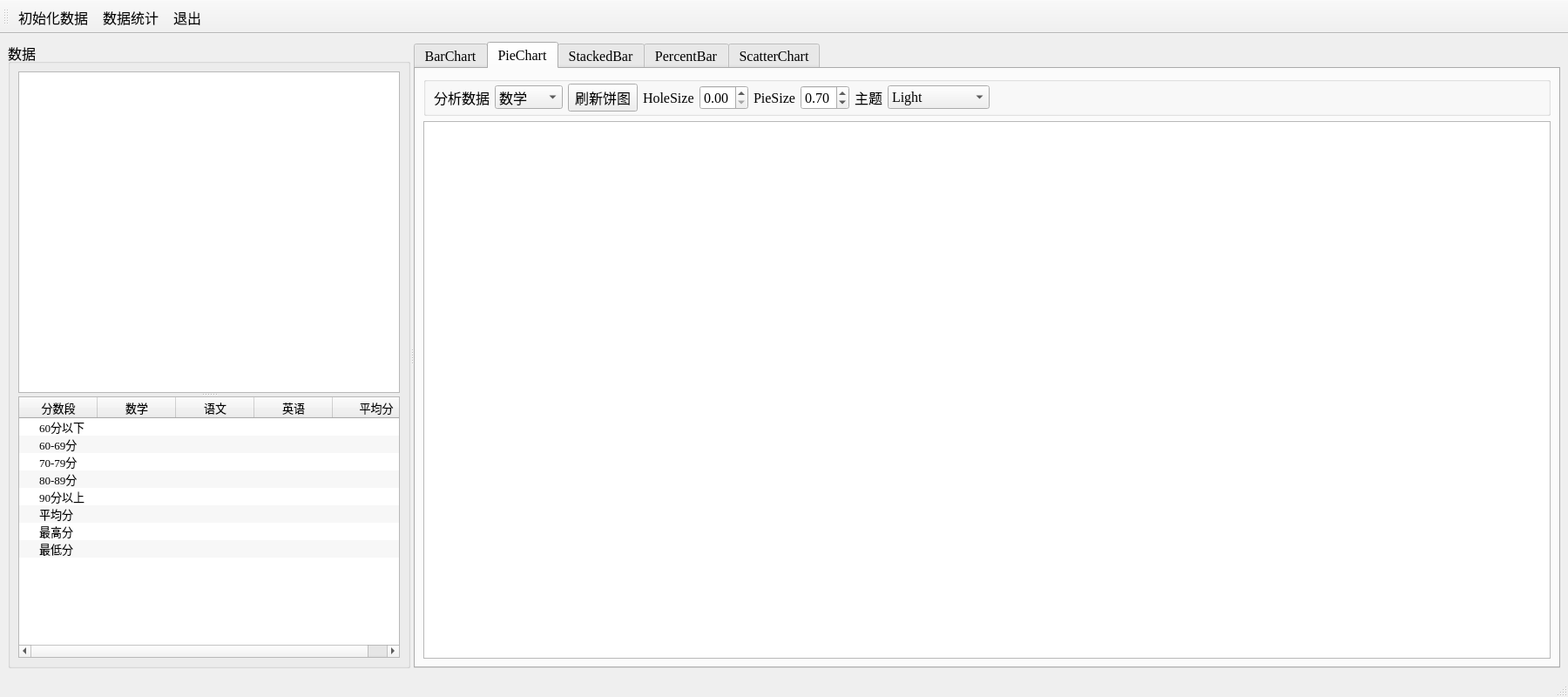
<?xml version="1.0" encoding="UTF-8"?>
<ui version="4.0">
 <class>TestQChartDrawAllCharts</class>
 <widget class="QMainWindow" name="TestQChartDrawAllCharts">
  <property name="geometry">
   <rect>
    <x>0</x>
    <y>0</y>
    <width>1800</width>
    <height>800</height>
   </rect>
  </property>
  <property name="font">
   <font>
    <family>Times New Roman</family>
    <pointsize>12</pointsize>
   </font>
  </property>
  <property name="windowTitle">
   <string>TestQChartDrawAllCharts</string>
  </property>
  <widget class="QWidget" name="centralwidget">
   <layout class="QGridLayout" name="gridLayout">
    <item row="0" column="0">
     <widget class="QSplitter" name="splitter">
      <property name="orientation">
       <enum>Qt::Horizontal</enum>
      </property>
      <widget class="QGroupBox" name="groupBox">
       <property name="title">
        <string>数据</string>
       </property>
       <layout class="QVBoxLayout" name="verticalLayout">
        <item>
         <widget class="QSplitter" name="splitter_2">
          <property name="orientation">
           <enum>Qt::Vertical</enum>
          </property>
          <widget class="QTableView" name="tableView">
           <property name="font">
            <font>
             <pointsize>10</pointsize>
            </font>
           </property>
           <attribute name="horizontalHeaderDefaultSectionSize">
            <number>80</number>
           </attribute>
          </widget>
          <widget class="QTreeWidget" name="treeWidget">
           <property name="maximumSize">
            <size>
             <width>16777215</width>
             <height>300</height>
            </size>
           </property>
           <property name="font">
            <font>
             <pointsize>10</pointsize>
            </font>
           </property>
           <property name="editTriggers">
            <set>QAbstractItemView::NoEditTriggers</set>
           </property>
           <property name="alternatingRowColors">
            <bool>true</bool>
           </property>
           <attribute name="headerMinimumSectionSize">
            <number>20</number>
           </attribute>
           <attribute name="headerDefaultSectionSize">
            <number>90</number>
           </attribute>
           <attribute name="headerShowSortIndicator" stdset="0">
            <bool>false</bool>
           </attribute>
           <column>
            <property name="text">
             <string>分数段</string>
            </property>
            <property name="textAlignment">
             <set>AlignCenter</set>
            </property>
           </column>
           <column>
            <property name="text">
             <string>数学</string>
            </property>
            <property name="textAlignment">
             <set>AlignCenter</set>
            </property>
           </column>
           <column>
            <property name="text">
             <string>语文</string>
            </property>
            <property name="textAlignment">
             <set>AlignCenter</set>
            </property>
           </column>
           <column>
            <property name="text">
             <string>英语</string>
            </property>
            <property name="textAlignment">
             <set>AlignCenter</set>
            </property>
           </column>
           <column>
            <property name="text">
             <string>平均分</string>
            </property>
            <property name="textAlignment">
             <set>AlignCenter</set>
            </property>
           </column>
           <item>
            <property name="text">
             <string>60分以下</string>
            </property>
            <property name="textAlignment">
             <set>AlignCenter</set>
            </property>
            <property name="text">
             <string/>
            </property>
            <property name="textAlignment">
             <set>AlignCenter</set>
            </property>
            <property name="text">
             <string/>
            </property>
           </item>
           <item>
            <property name="text">
             <string>60-69分</string>
            </property>
            <property name="textAlignment">
             <set>AlignCenter</set>
            </property>
            <property name="text">
             <string/>
            </property>
            <property name="textAlignment">
             <set>AlignCenter</set>
            </property>
            <property name="text">
             <string/>
            </property>
           </item>
           <item>
            <property name="text">
             <string>70-79分</string>
            </property>
            <property name="textAlignment">
             <set>AlignCenter</set>
            </property>
            <property name="text">
             <string/>
            </property>
            <property name="text">
             <string/>
            </property>
           </item>
           <item>
            <property name="text">
             <string>80-89分</string>
            </property>
            <property name="textAlignment">
             <set>AlignCenter</set>
            </property>
            <property name="text">
             <string/>
            </property>
            <property name="textAlignment">
             <set>AlignCenter</set>
            </property>
            <property name="text">
             <string/>
            </property>
           </item>
           <item>
            <property name="text">
             <string>90分以上</string>
            </property>
            <property name="textAlignment">
             <set>AlignCenter</set>
            </property>
            <property name="text">
             <string/>
            </property>
            <property name="text">
             <string/>
            </property>
           </item>
           <item>
            <property name="text">
             <string>平均分</string>
            </property>
            <property name="textAlignment">
             <set>AlignCenter</set>
            </property>
            <property name="text">
             <string/>
            </property>
            <property name="text">
             <string/>
            </property>
           </item>
           <item>
            <property name="text">
             <string>最高分</string>
            </property>
            <property name="textAlignment">
             <set>AlignCenter</set>
            </property>
            <property name="text">
             <string/>
            </property>
            <property name="text">
             <string/>
            </property>
           </item>
           <item>
            <property name="text">
             <string>最低分</string>
            </property>
            <property name="textAlignment">
             <set>AlignCenter</set>
            </property>
            <property name="text">
             <string/>
            </property>
            <property name="text">
             <string/>
            </property>
           </item>
          </widget>
         </widget>
        </item>
       </layout>
      </widget>
      <widget class="QTabWidget" name="tabWidget">
       <property name="currentIndex">
        <number>1</number>
       </property>
       <widget class="QWidget" name="tab">
        <attribute name="icon">
         <iconset>
          <normaloff>:/images/images/3.ico</normaloff>:/images/images/3.ico</iconset>
        </attribute>
        <attribute name="title">
         <string>BarChart</string>
        </attribute>
        <layout class="QVBoxLayout" name="verticalLayout_3">
         <item>
          <widget class="QGroupBox" name="groupBox_2">
           <property name="title">
            <string/>
           </property>
           <layout class="QHBoxLayout" name="horizontalLayout">
            <property name="topMargin">
             <number>2</number>
            </property>
            <property name="bottomMargin">
             <number>2</number>
            </property>
            <item>
             <widget class="QPushButton" name="btnBuildBarChart">
              <property name="text">
               <string>刷新柱状图</string>
              </property>
             </widget>
            </item>
            <item>
             <spacer name="horizontalSpacer_2">
              <property name="orientation">
               <enum>Qt::Horizontal</enum>
              </property>
              <property name="sizeHint" stdset="0">
               <size>
                <width>40</width>
                <height>20</height>
               </size>
              </property>
             </spacer>
            </item>
           </layout>
          </widget>
         </item>
         <item>
          <widget class="QChartView" name="chartViewBar"/>
         </item>
        </layout>
       </widget>
       <widget class="QWidget" name="tab_2">
        <attribute name="icon">
         <iconset>
          <normaloff>:/images/images/43.ico</normaloff>:/images/images/43.ico</iconset>
        </attribute>
        <attribute name="title">
         <string>PieChart</string>
        </attribute>
        <layout class="QVBoxLayout" name="verticalLayout_4">
         <item>
          <widget class="QGroupBox" name="groupBox_3">
           <property name="title">
            <string/>
           </property>
           <layout class="QHBoxLayout" name="horizontalLayout_2">
            <property name="topMargin">
             <number>2</number>
            </property>
            <property name="bottomMargin">
             <number>2</number>
            </property>
            <item>
             <widget class="QLabel" name="label">
              <property name="text">
               <string>分析数据</string>
              </property>
              <property name="alignment">
               <set>Qt::AlignRight|Qt::AlignTrailing|Qt::AlignVCenter</set>
              </property>
             </widget>
            </item>
            <item>
             <widget class="QComboBox" name="cBoxCourse">
              <item>
               <property name="text">
                <string>数学</string>
               </property>
              </item>
              <item>
               <property name="text">
                <string>语文</string>
               </property>
              </item>
              <item>
               <property name="text">
                <string>英语</string>
               </property>
              </item>
              <item>
               <property name="text">
                <string>平均分</string>
               </property>
              </item>
             </widget>
            </item>
            <item>
             <widget class="QPushButton" name="btnDrawPieChart">
              <property name="text">
               <string>刷新饼图</string>
              </property>
             </widget>
            </item>
            <item>
             <widget class="QLabel" name="label_2">
              <property name="text">
               <string>HoleSize</string>
              </property>
             </widget>
            </item>
            <item>
             <widget class="QDoubleSpinBox" name="spinHoleSize">
              <property name="decimals">
               <number>2</number>
              </property>
              <property name="maximum">
               <double>1.000000000000000</double>
              </property>
              <property name="singleStep">
               <double>0.100000000000000</double>
              </property>
             </widget>
            </item>
            <item>
             <widget class="QLabel" name="label_3">
              <property name="text">
               <string>PieSize</string>
              </property>
             </widget>
            </item>
            <item>
             <widget class="QDoubleSpinBox" name="spinPieSize">
              <property name="maximum">
               <double>1.000000000000000</double>
              </property>
              <property name="singleStep">
               <double>0.100000000000000</double>
              </property>
              <property name="value">
               <double>0.700000000000000</double>
              </property>
             </widget>
            </item>
            <item>
             <widget class="QLabel" name="label_4">
              <property name="text">
               <string>主题</string>
              </property>
             </widget>
            </item>
            <item>
             <widget class="QComboBox" name="cBoxTheme">
              <item>
               <property name="text">
                <string>Light</string>
               </property>
              </item>
              <item>
               <property name="text">
                <string>BlueCerulean</string>
               </property>
              </item>
              <item>
               <property name="text">
                <string>Dark</string>
               </property>
              </item>
              <item>
               <property name="text">
                <string>BrownSand</string>
               </property>
              </item>
              <item>
               <property name="text">
                <string>BlueNcs</string>
               </property>
              </item>
              <item>
               <property name="text">
                <string>HighContrast</string>
               </property>
              </item>
              <item>
               <property name="text">
                <string>BlueIcy</string>
               </property>
              </item>
              <item>
               <property name="text">
                <string>Qt</string>
               </property>
              </item>
             </widget>
            </item>
            <item>
             <spacer name="horizontalSpacer">
              <property name="orientation">
               <enum>Qt::Horizontal</enum>
              </property>
              <property name="sizeHint" stdset="0">
               <size>
                <width>113</width>
                <height>20</height>
               </size>
              </property>
             </spacer>
            </item>
           </layout>
          </widget>
         </item>
         <item>
          <widget class="QChartView" name="chartViewPie"/>
         </item>
        </layout>
       </widget>
       <widget class="QWidget" name="tab_3">
        <attribute name="icon">
         <iconset>
          <normaloff>:/images/images/281.GIF</normaloff>:/images/images/281.GIF</iconset>
        </attribute>
        <attribute name="title">
         <string>StackedBar</string>
        </attribute>
        <layout class="QVBoxLayout" name="verticalLayout_5">
         <item>
          <widget class="QGroupBox" name="groupBox_4">
           <property name="title">
            <string/>
           </property>
           <layout class="QHBoxLayout" name="horizontalLayout_3">
            <property name="topMargin">
             <number>2</number>
            </property>
            <property name="bottomMargin">
             <number>2</number>
            </property>
            <item>
             <widget class="QPushButton" name="btnBuildStackedBar">
              <property name="text">
               <string>刷新堆叠柱状图</string>
              </property>
             </widget>
            </item>
            <item>
             <spacer name="horizontalSpacer_3">
              <property name="orientation">
               <enum>Qt::Horizontal</enum>
              </property>
              <property name="sizeHint" stdset="0">
               <size>
                <width>587</width>
                <height>20</height>
               </size>
              </property>
             </spacer>
            </item>
           </layout>
          </widget>
         </item>
         <item>
          <widget class="QChartView" name="chartViewStackedBar"/>
         </item>
        </layout>
       </widget>
       <widget class="QWidget" name="tab_5">
        <attribute name="icon">
         <iconset>
          <normaloff>:/images/images/f4.ico</normaloff>:/images/images/f4.ico</iconset>
        </attribute>
        <attribute name="title">
         <string>PercentBar</string>
        </attribute>
        <layout class="QVBoxLayout" name="verticalLayout_6">
         <item>
          <widget class="QGroupBox" name="groupBox_5">
           <property name="title">
            <string/>
           </property>
           <layout class="QHBoxLayout" name="horizontalLayout_4">
            <property name="topMargin">
             <number>2</number>
            </property>
            <property name="bottomMargin">
             <number>2</number>
            </property>
            <item>
             <widget class="QPushButton" name="btnPercentBar">
              <property name="text">
               <string>刷新百分比柱状图</string>
              </property>
             </widget>
            </item>
            <item>
             <spacer name="horizontalSpacer_4">
              <property name="orientation">
               <enum>Qt::Horizontal</enum>
              </property>
              <property name="sizeHint" stdset="0">
               <size>
                <width>587</width>
                <height>20</height>
               </size>
              </property>
             </spacer>
            </item>
           </layout>
          </widget>
         </item>
         <item>
          <widget class="QChartView" name="chartViewPercentBar"/>
         </item>
        </layout>
       </widget>
       <widget class="QWidget" name="tab_4">
        <attribute name="icon">
         <iconset>
          <normaloff>:/images/images/017.GIF</normaloff>:/images/images/017.GIF</iconset>
        </attribute>
        <attribute name="title">
         <string>ScatterChart</string>
        </attribute>
        <layout class="QVBoxLayout" name="verticalLayout_7">
         <item>
          <widget class="QGroupBox" name="groupBox_6">
           <property name="title">
            <string/>
           </property>
           <layout class="QHBoxLayout" name="horizontalLayout_5">
            <property name="topMargin">
             <number>2</number>
            </property>
            <property name="bottomMargin">
             <number>2</number>
            </property>
            <item>
             <widget class="QPushButton" name="btnScatter">
              <property name="text">
               <string>刷新散点图</string>
              </property>
             </widget>
            </item>
            <item>
             <spacer name="horizontalSpacer_5">
              <property name="orientation">
               <enum>Qt::Horizontal</enum>
              </property>
              <property name="sizeHint" stdset="0">
               <size>
                <width>646</width>
                <height>20</height>
               </size>
              </property>
             </spacer>
            </item>
           </layout>
          </widget>
         </item>
         <item>
          <widget class="QChartView" name="chartViewScatter"/>
         </item>
        </layout>
       </widget>
      </widget>
     </widget>
    </item>
   </layout>
  </widget>
  <widget class="QMenuBar" name="menubar">
   <property name="geometry">
    <rect>
     <x>0</x>
     <y>0</y>
     <width>1800</width>
     <height>28</height>
    </rect>
   </property>
  </widget>
  <widget class="QStatusBar" name="statusbar"/>
  <widget class="QToolBar" name="toolBar">
   <property name="windowTitle">
    <string>toolBar</string>
   </property>
   <property name="toolButtonStyle">
    <enum>Qt::ToolButtonTextBesideIcon</enum>
   </property>
   <attribute name="toolBarArea">
    <enum>TopToolBarArea</enum>
   </attribute>
   <attribute name="toolBarBreak">
    <bool>false</bool>
   </attribute>
   <addaction name="actGenData"/>
   <addaction name="actTongJi"/>
   <addaction name="actQuit"/>
  </widget>
  <action name="actTongJi">
   <property name="icon">
    <iconset resource="images.qrc">
     <normaloff>:/images/216.GIF</normaloff>:/images/216.GIF</iconset>
   </property>
   <property name="text">
    <string>数据统计</string>
   </property>
   <property name="toolTip">
    <string>数据统计</string>
   </property>
  </action>
  <action name="actQuit">
   <property name="icon">
    <iconset resource="images.qrc">
     <normaloff>:/images/132.bmp</normaloff>:/images/132.bmp</iconset>
   </property>
   <property name="text">
    <string>退出</string>
   </property>
   <property name="toolTip">
    <string>退出</string>
   </property>
  </action>
  <action name="actGenData">
   <property name="icon">
    <iconset resource="images.qrc">
     <normaloff>:/images/828.bmp</normaloff>:/images/828.bmp</iconset>
   </property>
   <property name="text">
    <string>初始化数据</string>
   </property>
   <property name="toolTip">
    <string>随机初始化数据</string>
   </property>
  </action>
 </widget>
 <customwidgets>
  <customwidget>
   <class>QChartView</class>
   <extends>QGraphicsView</extends>
   <header location="global">qchartview.h</header>
  </customwidget>
 </customwidgets>
 <resources>
  <include location="images.qrc"/>
 </resources>
 <connections>
  <connection>
   <sender>actQuit</sender>
   <signal>triggered()</signal>
   <receiver>TestQChartDrawAllCharts</receiver>
   <slot>close()</slot>
   <hints>
    <hint type="sourcelabel">
     <x>-1</x>
     <y>-1</y>
    </hint>
    <hint type="destinationlabel">
     <x>499</x>
     <y>399</y>
    </hint>
   </hints>
  </connection>
 </connections>
</ui>
